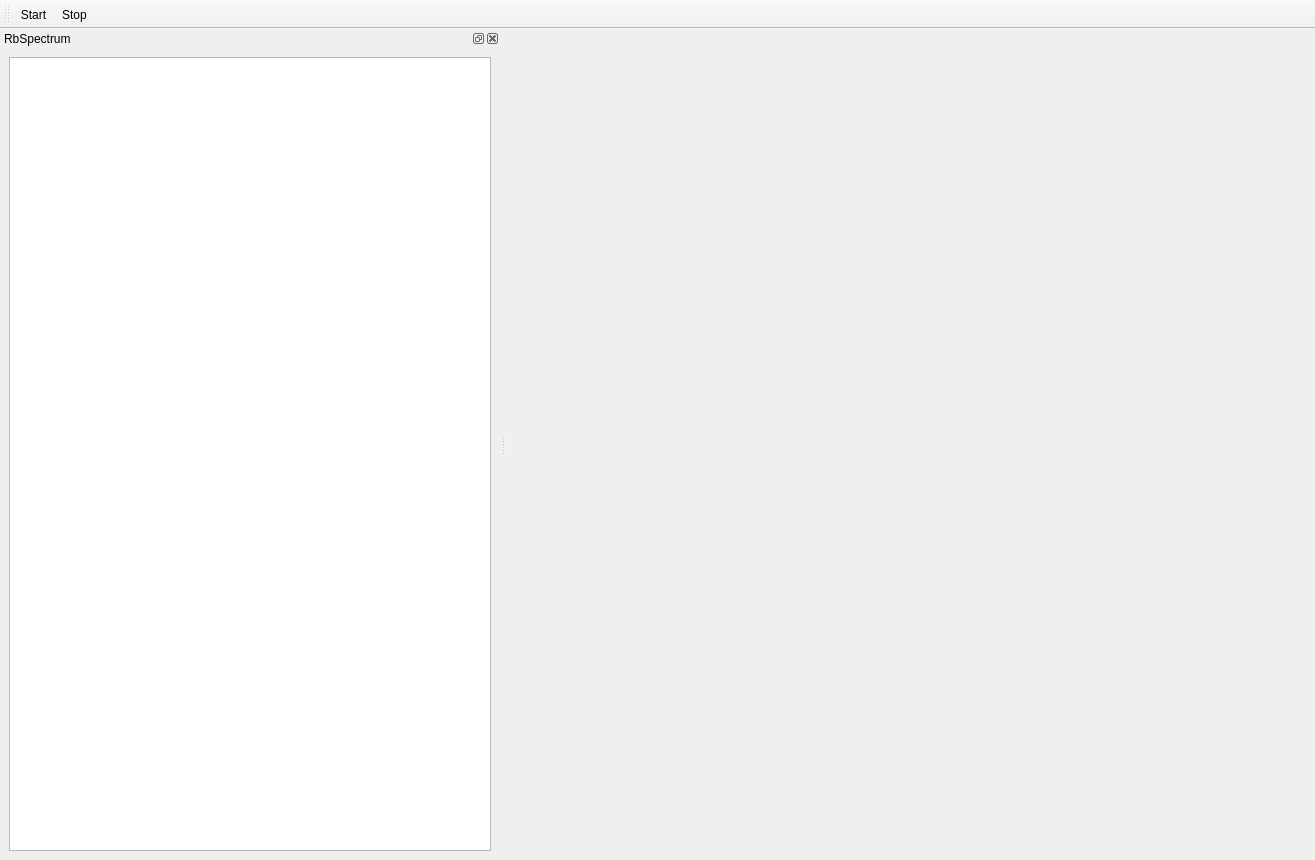
<?xml version="1.0" encoding="UTF-8"?>
<ui version="4.0">
 <class>RbSpectrumMainWindow</class>
 <widget class="QMainWindow" name="RbSpectrumMainWindow">
  <property name="geometry">
   <rect>
    <x>0</x>
    <y>0</y>
    <width>1315</width>
    <height>860</height>
   </rect>
  </property>
  <property name="sizePolicy">
   <sizepolicy hsizetype="Preferred" vsizetype="Preferred">
    <horstretch>0</horstretch>
    <verstretch>0</verstretch>
   </sizepolicy>
  </property>
  <property name="minimumSize">
   <size>
    <width>800</width>
    <height>150</height>
   </size>
  </property>
  <property name="maximumSize">
   <size>
    <width>16777215</width>
    <height>16777215</height>
   </size>
  </property>
  <property name="contextMenuPolicy">
   <enum>Qt::DefaultContextMenu</enum>
  </property>
  <property name="windowTitle">
   <string>qudi: RbSpectrum</string>
  </property>
  <widget class="QWidget" name="centralwidget">
   <property name="maximumSize">
    <size>
     <width>3000</width>
     <height>2000</height>
    </size>
   </property>
  </widget>
  <widget class="QToolBar" name="toolbar">
   <property name="windowTitle">
    <string>toolBar</string>
   </property>
   <property name="iconSize">
    <size>
     <width>24</width>
     <height>24</height>
    </size>
   </property>
   <property name="toolButtonStyle">
    <enum>Qt::ToolButtonTextUnderIcon</enum>
   </property>
   <attribute name="toolBarArea">
    <enum>TopToolBarArea</enum>
   </attribute>
   <attribute name="toolBarBreak">
    <bool>false</bool>
   </attribute>
   <addaction name="action_start"/>
   <addaction name="action_stop"/>
  </widget>
  <widget class="QDockWidget" name="Plot_DockWidget">
   <property name="sizePolicy">
    <sizepolicy hsizetype="Preferred" vsizetype="Preferred">
     <horstretch>0</horstretch>
     <verstretch>0</verstretch>
    </sizepolicy>
   </property>
   <property name="minimumSize">
    <size>
     <width>500</width>
     <height>370</height>
    </size>
   </property>
   <property name="windowTitle">
    <string>RbSpectrum</string>
   </property>
   <attribute name="dockWidgetArea">
    <number>1</number>
   </attribute>
   <widget class="QWidget" name="dockWidgetContents_2">
    <layout class="QGridLayout" name="gridLayout_4">
     <item row="0" column="0">
      <widget class="ScanPlotWidget" name="PlotWidget">
       <property name="sizePolicy">
        <sizepolicy hsizetype="Expanding" vsizetype="Expanding">
         <horstretch>0</horstretch>
         <verstretch>0</verstretch>
        </sizepolicy>
       </property>
       <property name="minimumSize">
        <size>
         <width>0</width>
         <height>293</height>
        </size>
       </property>
      </widget>
     </item>
    </layout>
   </widget>
  </widget>
  <action name="action_start">
   <property name="checkable">
    <bool>false</bool>
   </property>
   <property name="icon">
    <iconset>
     <normaloff>../../../../../../../../Development/qudi_pyside/pyside2/src/qudi/qudi/core/artwork/icons/start-counter.svg</normaloff>../../../../../../../../Development/qudi_pyside/pyside2/src/qudi/qudi/core/artwork/icons/start-counter.svg</iconset>
   </property>
   <property name="text">
    <string>Start</string>
   </property>
   <property name="toolTip">
    <string>Shortcut: Shift+S</string>
   </property>
   <property name="shortcut">
    <string>Shift+S</string>
   </property>
   <property name="shortcutContext">
    <enum>Qt::WidgetWithChildrenShortcut</enum>
   </property>
  </action>
  <action name="action_stop">
   <property name="icon">
    <iconset>
     <normaloff>../../../../../../../../Development/qudi_pyside/pyside2/src/qudi/qudi/core/artwork/icons/stop-counter.svg</normaloff>../../../../../../../../Development/qudi_pyside/pyside2/src/qudi/qudi/core/artwork/icons/stop-counter.svg</iconset>
   </property>
   <property name="text">
    <string>Stop</string>
   </property>
   <property name="toolTip">
    <string>Shortcut: Shift+E</string>
   </property>
   <property name="shortcut">
    <string>Shift+E</string>
   </property>
   <property name="shortcutContext">
    <enum>Qt::WindowShortcut</enum>
   </property>
  </action>
 </widget>
 <customwidgets>
  <customwidget>
   <class>ScanPlotWidget</class>
   <extends>QGraphicsView</extends>
   <header>qudi.util.qtwidgets.scan_plotwidget</header>
  </customwidget>
 </customwidgets>
 <resources/>
 <connections/>
</ui>
